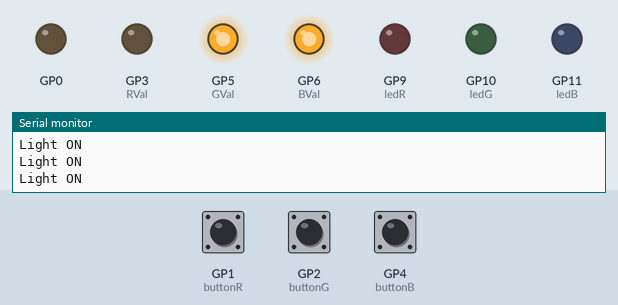
Recording of a sketch running on a simulated Raspberry Pi Pico. On the bench: output pins drawn as LEDs (lit = HIGH), the last lines printed to the serial monitor. Inputs (shaded band) come from the test bench; at power-on: GP1 (buttonR) HIGH, GP4 (buttonB) HIGH, GP2 (buttonG) HIGH. Random numbers use the default seed unless the sketch sets one.

Above: at 7.2 s.
7.3 s: GP1 (buttonR) pulled LOW for 1 s
At 8.4 s:
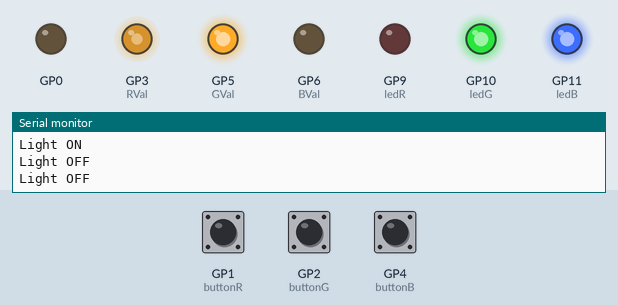
11.3 s: GP4 (buttonB) pulled LOW for 0.15 s
At 12.6 s:
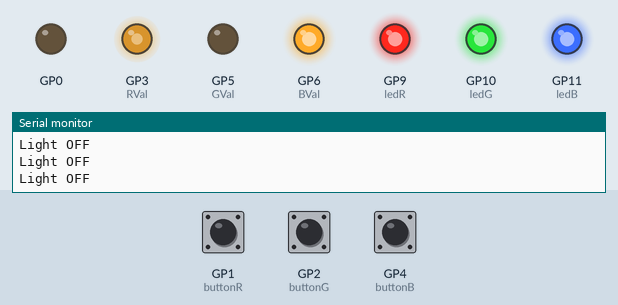
14.4 s: GP2 (buttonG) pulled LOW for 3.2 s
At 16.9 s:
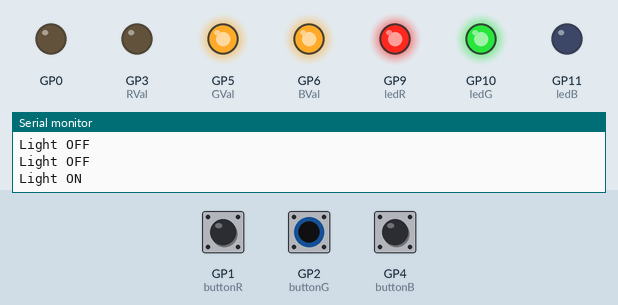
20.6 s: GP1 (buttonR) pulled LOW for 0.15 s
At 21.7 s:
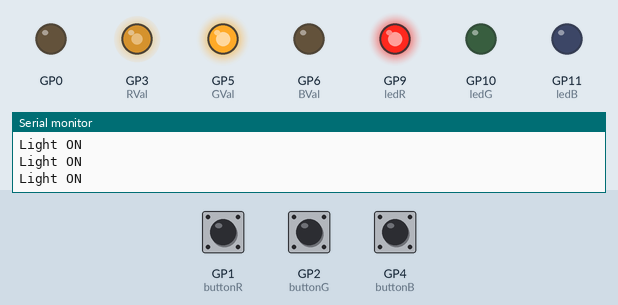
23.6 s: GP2 (buttonG) pulled LOW for 0.15 s
At 25.4 s:
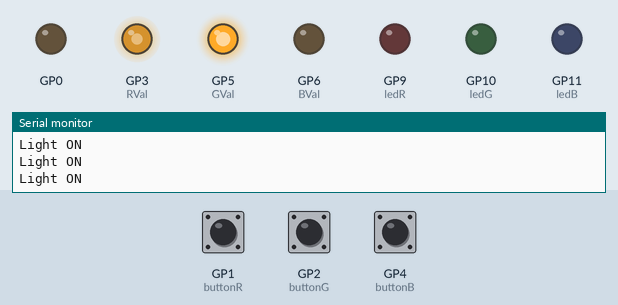
26.6 s: GP2 (buttonG) pulled LOW for 3.2 s
At 28.5 s:
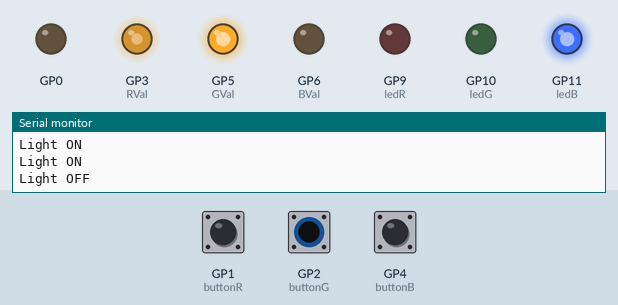
Timing chart, 0 to 32.5 s (numbered marks = the images above; inputs shaded):
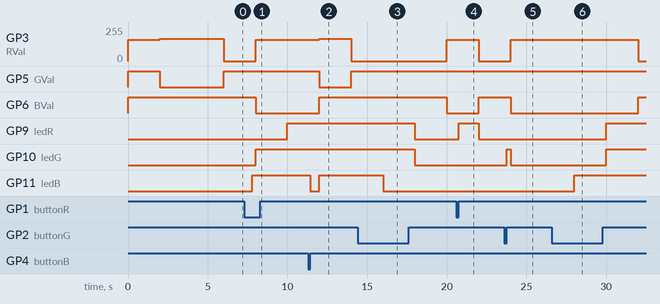

The sketch:

colorSchemeToy.ino
```cpp
int RVal= 3;
int GVal= 5;
int BVal= 6;
int buttonState = 0;
int buttonR = 1;
int buttonG = 2;
int buttonB = 4;
int ledR = 9;
int ledG = 10;
int ledB = 11;
int buttonstate = 0;
int a = 2000; //this sets how long the stays one color for
int ledcolor = 0;
int lightON = 0;
int val1 = 0;
int val2 = 0;
int val3 = 0;
int pushed = 0;


//Number of LEDs
const int numberLeds=3;
//Pins for each LED
int led[numberLeds] = {9,10, 11};
//State of each LED
int ledState[numberLeds];


//Number of buttons
const int numberButtons=3;

//Set the pins used for each button
int button[numberButtons] = {1,2,4};

//Start state of the LEDs off (HIGH=off when INPUT_PULLUP used)
//No need for pullup/down resistors
int lastButtonState[numberButtons];

//Bools used for when buttons currently pressed (used for long press detection)
bool buttonActive[numberButtons];

//Debounce timer for each button
unsigned long lastDebounceTime[numberButtons];


//Set the debounce delay
int debounceDelay=25;
//Set the time required for a long press
int longPressDelay=500;


void setup() {
  // put your setup code here, to run once:
  buttonSetup();
  pinMode (button[numberButtons], INPUT_PULLUP);
  ledSetup();
  pinMode (led[numberLeds], OUTPUT);
  Serial.begin(9600);
  pinMode (RVal, OUTPUT);
  pinMode (GVal, OUTPUT);
  pinMode (BVal, OUTPUT);
  pinMode (buttonR, INPUT_PULLUP);
  pinMode (buttonG, INPUT_PULLUP);
  pinMode (buttonB, INPUT_PULLUP);

  pinMode (ledR, OUTPUT);
  pinMode (ledG, OUTPUT);
  pinMode (ledB, OUTPUT);
  loop1();
  pinMode (RVal, OUTPUT);
  loop1();
  pinMode (GVal, OUTPUT);
  loop1();
  pinMode (BVal, OUTPUT);


}

void loop() {


  // put your main code here, to run repeatedly:

  //Loop through each button and get the state
  //0=not pressed
  //1=short press
  //2=long press
  //You could also loop through, set veriables for each button
  //then act on each buttons state seperately

  for (int x=0; x<numberButtons; x++)
  {
    int state=buttonHandler(x);

    if ( state== 1)
    {
      ledState[x]=!ledState[x];
      digitalWrite(led[x], ledState[x]);
    }

    if (state == 2)
    {
      ledState[2]=!ledState[2];
      digitalWrite(led[2], ledState[2]);
    }
  }


}


int buttonHandler(int number)
{
  //Handle presses for each button
  int reading = digitalRead(button[number]);

  //Check if button state has changed since last check
  if (reading != lastButtonState[number])
  {
    if (reading==HIGH && !buttonActive[number])
    {
      lastButtonState[number] = reading;

      //Return 0 (not pressed)
      return 0;
    }

    //if reading is high (open)
    if (reading==HIGH && buttonActive[number])
    {
      if (millis() - lastDebounceTime[number] > debounceDelay)
      {
        lastButtonState[number] = reading;

        buttonActive[number]=true;

        //Return 1 (short press)
        return 1;
      }

      lastButtonState[number] = reading;

      buttonActive[number]=false;

      //Return 0 (not pressed)
      return 0;
    }

    //if reading is low (closed)
    else if (reading==LOW)
    {
      if (!buttonActive[number])
      {
        //Start debounce timer
        lastDebounceTime[number]=millis();

        lastButtonState[number] = reading;

        buttonActive[number]=true;

        //Return 0 (not pressed)
        return 0;
      }
      //Return 0 (not pressed)
      return 0;
    }
  }

  //Check if reading still high (open)
  if (reading==HIGH)
  {
    lastButtonState[number] = reading;
    buttonActive[number]=false;

    //Return 0 (not pressed)
    return 0;
  }


  if (reading==LOW)
  {
    //Check if button pressed for long enough to register as long press
    if (millis() - lastDebounceTime[number] > longPressDelay && buttonActive[number])
    {
      lastButtonState[number] = reading;

      buttonActive[number]=false;

      //Return 2 (long press)
      return 2;
    }
    else
      //Return 0 (not pressed)
      return 0;
  }
}


void ledSetup()
{
  for (int x=0; x<numberLeds; x++)
  {
    pinMode(led[x], OUTPUT);
    ledState[x]=LOW;
  }
}


void buttonSetup()
{
  for (int x=0; x<numberButtons; x++)
  {
    lastButtonState[x]=HIGH;
    buttonActive[x]=false;
    lastDebounceTime[x]=0;
   // buttonState[x]=HIGH;
    pinMode(button[x], INPUT_PULLUP);

  }
}


void loop1(void) {
 {
  val1 = digitalRead(buttonR);
  val2 = digitalRead(buttonG);
  val3 = digitalRead(buttonB);

  if(val1 == HIGH && lightON == LOW){
    pushed = 1 - pushed;

  }
  lightON = val1;
  if(pushed == HIGH){
    Serial.println("Light ON");
    digitalWrite(ledR, LOW);
  }
  else{
    Serial.println("Light OFF");
    digitalWrite(ledR, HIGH);
  }


  if(val2 == HIGH && lightON == LOW){
    pushed = 1 - pushed;

  }

  lightON = val2;
  if(pushed == HIGH){
    Serial.println("Light ON");
    digitalWrite(ledG, LOW);
  }
  else{
    Serial.println("Light OFF");
    digitalWrite(ledG, HIGH);
  }

  if(val3 == HIGH && lightON == LOW){
    pushed = 1 - pushed;

  }
  lightON = val3;
  if(pushed == HIGH){
    Serial.println("Light ON");
    digitalWrite(ledB, LOW);
  }
  else{
    Serial.println("Light OFF");
    digitalWrite(ledB, HIGH);
  }

}
int ledcolor = random(4); //this randomly selects a number between 0 and 6

switch (ledcolor) {


case 1: //if ledcolor equals 3 then the led will turn yellow
analogWrite(RVal, 160);
digitalWrite(GVal, HIGH);
delay(a);
analogWrite(RVal, 0);
digitalWrite(GVal, LOW);
break;


case 2: //if ledcolor equals 4 then the led will turn cyan
analogWrite(RVal, 168);
digitalWrite(BVal, HIGH);
delay(a);
analogWrite(RVal, 0);
digitalWrite(BVal, LOW);
break;
case 3: //if ledcolor equals 5 then the led will turn magenta
digitalWrite(GVal, HIGH);
digitalWrite(BVal, HIGH);
delay(a);
digitalWrite(GVal, LOW);
digitalWrite(BVal, LOW);
break;
}

}
```

Measured:
- after the input at 7.3 s, GP9 (ledR): LOW → HIGH after 2.7 s; GP10 (ledG): LOW → HIGH after 0.70 s; GP11 (ledB): LOW → HIGH after 0.50 s
- after the input at 11.3 s, GP11 (ledB): HIGH → LOW after 0.15 s, → HIGH 0.55 s later
- after the input at 14.4 s, GP9 (ledR), GP10 (ledG): HIGH → LOW after 3.6 s; GP11 (ledB): HIGH → LOW after 1.6 s
- after the input at 20.6 s, GP9 (ledR): LOW → HIGH after 0.15 s, → LOW 1.3 s later
- after the input at 23.6 s, GP10 (ledG): LOW → HIGH after 0.15 s, → LOW 0.26 s later
- after the input at 26.6 s, GP9 (ledR), GP10 (ledG): LOW → HIGH after 3.4 s; GP11 (ledB): LOW → HIGH after 1.4 s
